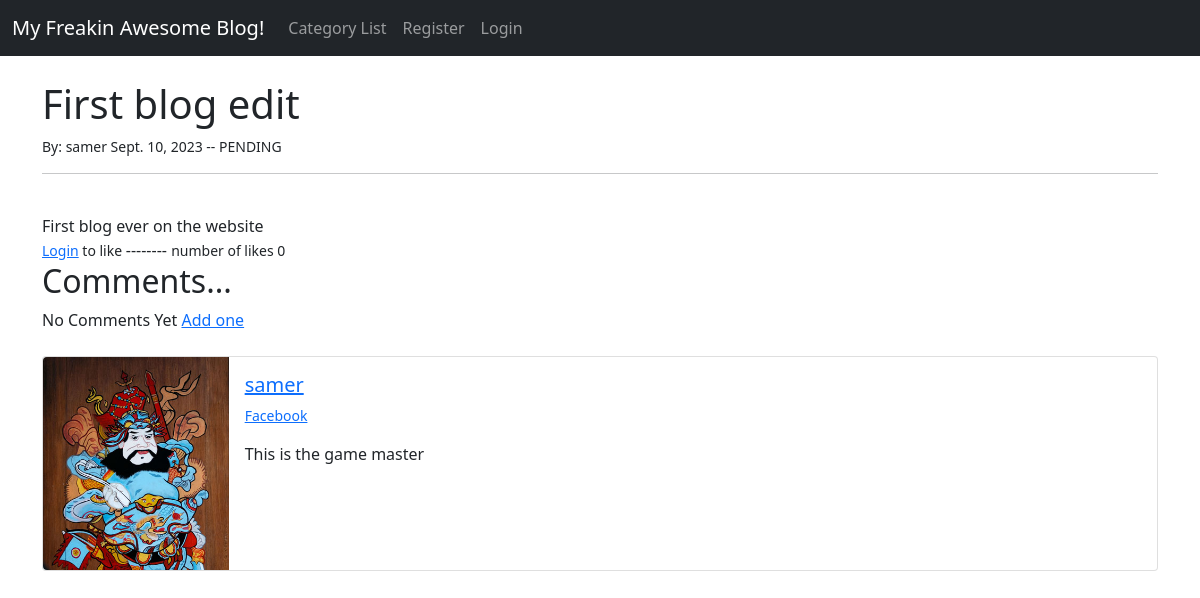
The page /article/1 on the database as committed earlier.
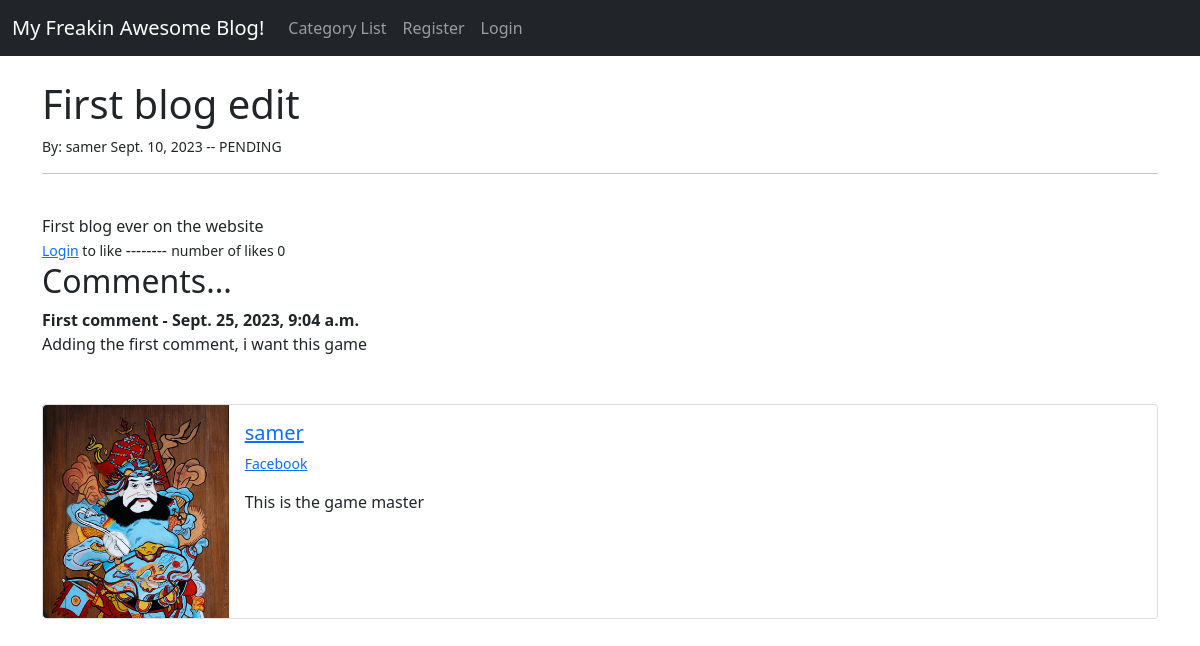
The same page on the database as committed later.
### theblog/models.py (models this page shows, shortened)
class Comment(models.Model):
    post = models.ForeignKey(Post,related_name='comments',on_delete=models.CASCADE)
    name = models.CharField(max_length=255)
    body = models.TextField()
    date_added = models.DateTimeField(auto_now_add=True)

### theblog/views.py (the view)
# urls.py: path('article/<int:pk>',ArticleDetailView.as_view(), name='article-detail'),
class ArticleDetailView(DetailView):
    model = Post
    template_name = 'article_details.html'
    def get_context_data(self, *args, **kwargs):
        context = super(ArticleDetailView, self).get_context_data(*args, **kwargs)
        stuff = get_object_or_404(Post,id=self.kwargs['pk'])
        total_likes = stuff.total_likes()
        liked = False
        if stuff.likes.filter(id=self.request.user.id).exists():
            liked = True
        context["total_likes"] = total_likes
        context['liked'] = liked
        return context

### theblog/models.py (called while the page is built)
    def total_likes(self):
        return self.likes.count()

### theblog/templates/article_details.html (shortened to what this page needs)
{% extends 'base.html' %}
{% load static %}
{% block content %}
    <h1>{{post.title}}</h1>
    <small> By: {{post.author}} {{post.post_date}} -- {{post.status}}</small>
    {% if user.is_authenticated%}
        {% if user.id == post.author.id %}
            <a href ="{% url 'update_post' post.pk %}"> (Edit) </a>  <br/>
            <a href ="{% url 'delete_post' post.pk %}"> <small>(Delete)</small> </a><br/>
        {% endif %}
    {% else %}
    <br/>
    {% endif %}
    <hr>
    <br/>
    {{post.body|safe}}
    <br/>
    {% if user.is_authenticated%}
        <form action ="{% url 'like_post' post.pk %}" method="POST">
            {% csrf_token %}
            {% if liked%}
                <button type="submit" , name = 'post_id' , value="{{ post.id }}", class ="btn btn-danger"> UnLike </button>
            {% else %}
                <button type="submit" , name = 'post_id' , value="{{ post.id }}", class ="btn btn-primary"> Like </button>
            {% endif %}
            {{total_likes}} Likes
        </form>
    {% else %}
    <small>  <a href="{% url 'login'%}"> Login</a> to like </small> -------- <small> number of likes {{total_likes}}  </small>
    {% endif %}
<h2>Comments...</h2>
{% if not post.comments.all %}
    No Comments Yet <a href="#" >Add one</a>
{% else %}
    {% for comment in post.comments.all %}
    <strong>{{comment.name}} - {{comment.date_added}}</strong>
    <br>
    {{comment.body}}
    <br>
    {% endfor %}
{% endif %}
<br/><br/>
<div class="card mb-3" >
  <div class="row g-0">
    <div class="col-md-2">
        {% if post.author.profile.profile_pic %}
          <img src="{{ post.author.profile.profile_pic.url }}" class="img-fluid rounded-start" >
        {% else %}
          <img src="{% static 'theblog/images/default.jpg' %}" class="img-fluid rounded-start">
        {% endif %}
    </div>
    <div class="col-md-10">
      <div class="card-body">
        <h5 class="card-title">
            <a href="{% url 'show_profile_page' post.author.profile.id %}">{{post.author}} </a></h5>
          <p class ="small text-muted">
              <a href="{{post.author.profile.facebook_url}}"> Facebook </a>
          </p>
        <p class="card-text">{{post.author.profile.bio}}</p>
      </div>
    </div>
  </div>
</div>
{% endblock %}

Rows that differ between the two databases and show on the page:
added Comment: name "First comment", date_added "Sept. 25, 2023, 9:04 a.m.", body "Adding the first comment, i want this game"
Other text that changed with them:
text no longer shown: "No Comments Yet Add one"
